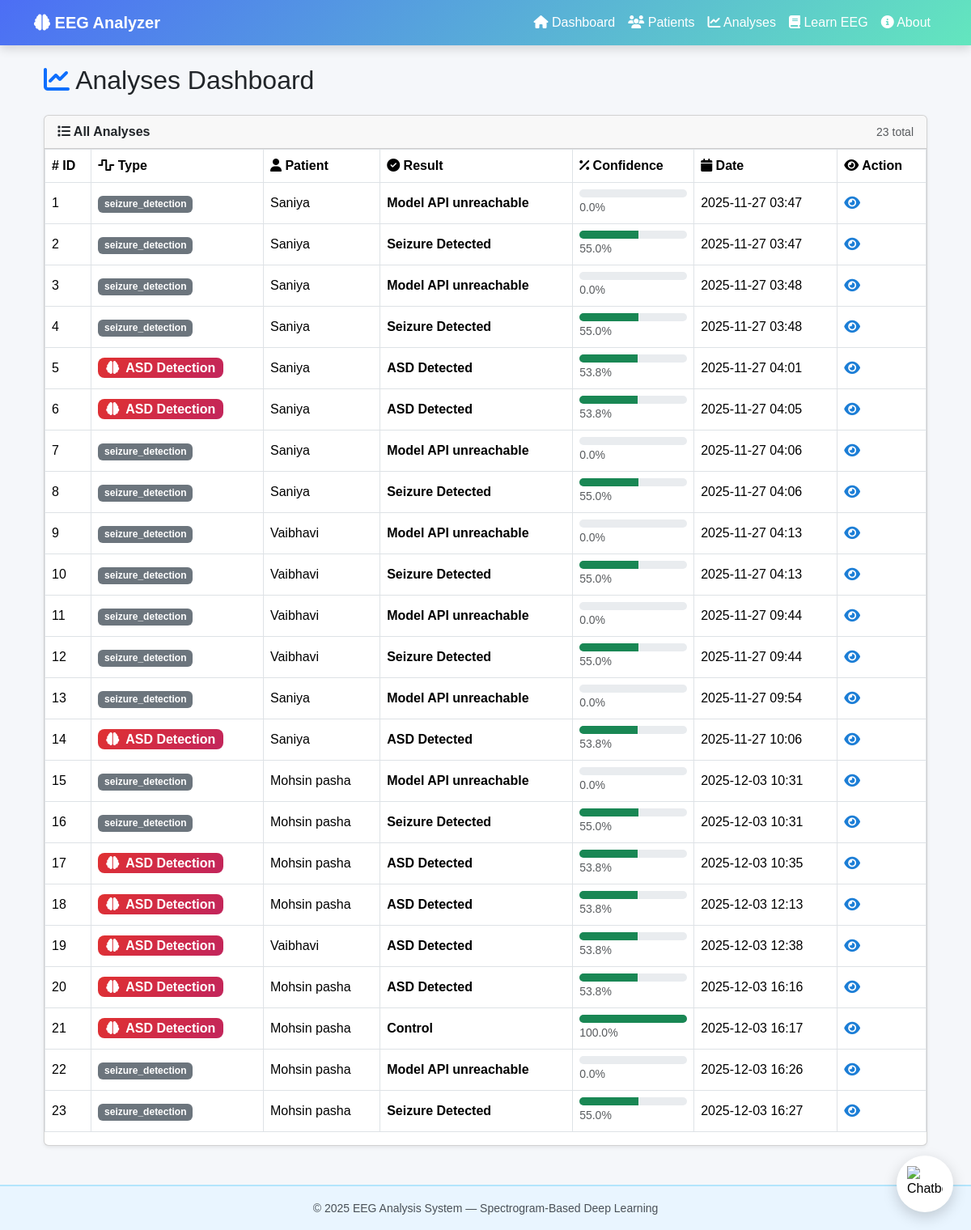
The app's page /analyses with its own data.
### app.py (models this page shows)
class Analysis(db.Model):
    id = db.Column(db.Integer, primary_key=True)
    eeg_record_id = db.Column(db.Integer, db.ForeignKey('eeg_record.id'), nullable=False)
    analysis_type = db.Column(db.String(100), nullable=False)
    result = db.Column(db.String(200), nullable=False)
    confidence = db.Column(db.Float, nullable=False)
    details = db.Column(db.Text)
    spectrogram_path = db.Column(db.String(300))
    histogram_path = db.Column(db.String(300))
    created_at = db.Column(db.DateTime, default=datetime.utcnow)

class Patient(db.Model):
    id = db.Column(db.Integer, primary_key=True)
    name = db.Column(db.String(100), nullable=False)
    age = db.Column(db.Integer, nullable=False)
    gender = db.Column(db.String(20), nullable=False)
    diagnosis = db.Column(db.String(100))
    created_at = db.Column(db.DateTime, default=datetime.utcnow)
    eeg_records = db.relationship('EEGRecord', backref='patient', lazy=True, cascade='all, delete-orphan')

### app.py (the view)
@app.route('/analyses')
def analyses():
    all_analyses = Analysis.query.all()
    return render_template('analyses.html', analyses=all_analyses)

### templates/analyses.html (shortened to what this page needs)
{% extends 'base.html' %}
{% block content %}
<div class="container mt-4">
    <h2 class="mb-4">
        <i class="fas fa-chart-line text-primary"></i> Analyses Dashboard
    </h2>
    <div class="card shadow-sm mb-4">
        <div class="card-header d-flex justify-content-between align-items-center">
            <strong><i class="fas fa-list"></i> All Analyses</strong>
            <span class="text-muted small">{{ analyses|length }} total</span>
        </div>
        <div class="table-responsive">
            <table class="table table-bordered align-middle">
                <thead>
                    <tr>
                        <th># ID</th>
                        <th><i class="fas fa-wave-square"></i> Type</th>
                        <th><i class="fas fa-user"></i> Patient</th>
                        <th><i class="fas fa-check-circle"></i> Result</th>
                        <th><i class="fas fa-percent"></i> Confidence</th>
                        <th><i class="fas fa-calendar"></i> Date</th>
                        <th><i class="fas fa-eye"></i> Action</th>
                    </tr>
                </thead>
                <tbody>
                    {% for analysis in analyses %}
                    <tr>
                        <td>{{ analysis.id }}</td>
                        <td>
                            {% if analysis.analysis_type == 'asd_detection' %}
                                <span class="badge-asd"><i class="fas fa-brain me-1"></i> ASD Detection</span>
                            {% elif analysis.analysis_type == 'stimulus_classification' %}
                                <span class="badge-stimulus"><i class="fas fa-eye me-1"></i> Stimulus Classification</span>
                            {% elif analysis.analysis_type == 'frequency_analysis' %}
                                <span class="badge-frequency"><i class="fas fa-wave-square me-1"></i> Frequency Analysis</span>
                            {% else %}
                                <span class="badge bg-secondary">{{ analysis.analysis_type }}</span>
                            {% endif %}
                        </td>
                        <td>{{ analysis.eeg_record.patient.name }}</td>
                        <td><strong>{{ analysis.result }}</strong></td>
                        <td style="width: 150px;">
                            <div class="progress">
                                <div class="progress-bar bg-success" role="progressbar"
                                    style="width: {{ analysis.confidence * 100 }}%;">
                                </div>
                            </div>
                            <span class="small text-muted">{{ (analysis.confidence * 100)|round(1) }}%</span>
                        </td>
                        <td>{{ analysis.created_at.strftime('%Y-%m-%d %H:%M') }}</td>
                        <td>
                            <a href="{{ url_for('analysis_detail', id=analysis.id) }}" class="action-btn">
                                <i class="fas fa-eye"></i>
                            </a>
                        </td>
                    </tr>
                    {% endfor %}
                </tbody>
            </table>
        </div>
    </div>
</div>
{% endblock %}

### templates/base.html (shortened to what this page needs)
<!DOCTYPE html>
<html lang="en">
<head>
  <link href="https://cdn.jsdelivr.net/npm/bootstrap@5.3.2/dist/css/bootstrap.min.css" rel="stylesheet">
  <link href="https://cdnjs.cloudflare.com/ajax/libs/font-awesome/6.5.0/css/all.min.css" rel="stylesheet">
</head>
<body>
  <nav class="navbar navbar-expand-lg navbar-dark">
    <div class="container">
      <a class="navbar-brand fw-bold" href="{{ url_for('index') }}">
        <i class="fas fa-brain"></i> EEG Analyzer
      </a>
      <div class="collapse navbar-collapse" id="navbarNav">
        <ul class="navbar-nav ms-auto">
          <li class="nav-item"><a class="nav-link" href="{{ url_for('index') }}"><i class="fas fa-home"></i> Dashboard</a></li>
          <li class="nav-item"><a class="nav-link" href="{{ url_for('patients') }}"><i class="fas fa-users"></i> Patients</a></li>
          <li class="nav-item"><a class="nav-link" href="{{ url_for('analyses') }}"><i class="fas fa-chart-line"></i> Analyses</a></li>
          <li class="nav-item">
          <a class="nav-link" href="{{ url_for('learn_eeg') }}">
          <i class="fas fa-book"></i> Learn EEG
        </a>
        </li>
          <li class="nav-item"><a class="nav-link" href="{{ url_for('about') }}"><i class="fas fa-info-circle"></i> About</a></li>
        </ul>
      </div>
    </div>
  </nav>
  <main class="container mt-4 mb-5">
    {% block content %}{% endblock %}
  </main>
  <footer>
    <small>© 2025 EEG Analysis System — Spectrogram-Based Deep Learning</small>
  </footer>
  {% include 'chatbot.html' %}
</body>
</html>

### templates/chatbot.html (shortened to what this page needs)
<div id="chatbot-wrapper">
  <button id="chatbot-toggle" class="chat-toggle-btn" title="Chat with EEG Assistant">
    <img src="https://cdn-icons-png.flaticon.com/512/4712/4712109.png" alt="Chatbot" class="chatbot-icon">
  </button>
</div>

### templates/base.html (style rules this page uses)
body { background-color: #f5f7fa; font-family: "Poppins", sans-serif; color: #212529; }
nav.navbar { background: linear-gradient(135deg, #4c6ef5, #63e6be); box-shadow: 0 4px 12px rgba(0,0,0,0.15); }
nav.navbar a.nav-link { color: white !important; font-weight: 500; transition: 0.2s; }
footer { text-align: center; padding: 15px; background: #e9f5ff; color: #495057; margin-top: 40px; border-top: 2px solid #b3e5fc; }

### templates/analyses.html (style rules this page uses)
.badge-asd { background: linear-gradient(135deg, #e03131, #c2255c); color: #fff; font-weight: 600; padding: 4px 10px; border-radius: 8px; }
.progress { height: 10px; border-radius: 10px; }
.action-btn { font-size: 1.1rem; color: #1c7ed6; }

### templates/chatbot.html (style rules this page uses)
#chatbot-wrapper { position: fixed; bottom: 22px; right: 22px; z-index: 2000; }
.chat-toggle-btn { width: 70px; height: 70px; border-radius: 50%; border: none; background: white; display: flex; align-items: center; justify-content: center; cursor: pointer; box-shadow: 0 6px 18px rgba(0,0,0,0.18); transition: transform .22s ease; animation: pulseGlow 2.2s infinite; }
.chatbot-icon { width: 44px; height: 44px; animation: floaty 3s ease-in-out infinite; }

### records on screen
Analysis: id "1", analysis_type "seizure_detection", eeg_record.patient.name "Saniya", result "Model API unreachable", (analysis.confidence*100)|round(1) "0.0", created_at "2025-11-27 03:47"
Analysis: id "2", analysis_type "seizure_detection", eeg_record.patient.name "Saniya", result "Seizure Detected", (analysis.confidence*100)|round(1) "55.0", created_at "2025-11-27 03:47"
Analysis: id "3", analysis_type "seizure_detection", eeg_record.patient.name "Saniya", result "Model API unreachable", (analysis.confidence*100)|round(1) "0.0", created_at "2025-11-27 03:48"
Analysis: id "4", analysis_type "seizure_detection", eeg_record.patient.name "Saniya", result "Seizure Detected", (analysis.confidence*100)|round(1) "55.0", created_at "2025-11-27 03:48"
Analysis: id "5", analysis_type "asd_detection" (drawn), eeg_record.patient.name "Saniya", result "ASD Detected", (analysis.confidence*100)|round(1) "53.8", created_at "2025-11-27 04:01"
Analysis: id "6", analysis_type "asd_detection" (drawn), eeg_record.patient.name "Saniya", result "ASD Detected", (analysis.confidence*100)|round(1) "53.8", created_at "2025-11-27 04:05"
Analysis: id "7", analysis_type "seizure_detection", eeg_record.patient.name "Saniya", result "Model API unreachable", (analysis.confidence*100)|round(1) "0.0", created_at "2025-11-27 04:06"
Analysis: id "8", analysis_type "seizure_detection", eeg_record.patient.name "Saniya", result "Seizure Detected", (analysis.confidence*100)|round(1) "55.0", created_at "2025-11-27 04:06"
Analysis: id "9", analysis_type "seizure_detection", eeg_record.patient.name "Vaibhavi", result "Model API unreachable", (analysis.confidence*100)|round(1) "0.0", created_at "2025-11-27 04:13"
Analysis: id "10", analysis_type "seizure_detection", eeg_record.patient.name "Vaibhavi", result "Seizure Detected", (analysis.confidence*100)|round(1) "55.0", created_at "2025-11-27 04:13"
Analysis: id "11", analysis_type "seizure_detection", eeg_record.patient.name "Vaibhavi", result "Model API unreachable", (analysis.confidence*100)|round(1) "0.0", created_at "2025-11-27 09:44"
Analysis: id "12", analysis_type "seizure_detection", eeg_record.patient.name "Vaibhavi", result "Seizure Detected", (analysis.confidence*100)|round(1) "55.0", created_at "2025-11-27 09:44"
Analysis: id "13", analysis_type "seizure_detection", eeg_record.patient.name "Saniya", result "Model API unreachable", (analysis.confidence*100)|round(1) "0.0", created_at "2025-11-27 09:54"
Analysis: id "14", analysis_type "asd_detection" (drawn), eeg_record.patient.name "Saniya", result "ASD Detected", (analysis.confidence*100)|round(1) "53.8", created_at "2025-11-27 10:06"
Analysis: id "15", analysis_type "seizure_detection", eeg_record.patient.name "Mohsin pasha", result "Model API unreachable", (analysis.confidence*100)|round(1) "0.0", created_at "2025-12-03 10:31"
Analysis: id "16", analysis_type "seizure_detection", eeg_record.patient.name "Mohsin pasha", result "Seizure Detected", (analysis.confidence*100)|round(1) "55.0", created_at "2025-12-03 10:31"
Analysis: id "17", analysis_type "asd_detection" (drawn), eeg_record.patient.name "Mohsin pasha", result "ASD Detected", (analysis.confidence*100)|round(1) "53.8", created_at "2025-12-03 10:35"
Analysis: id "18", analysis_type "asd_detection" (drawn), eeg_record.patient.name "Mohsin pasha", result "ASD Detected", (analysis.confidence*100)|round(1) "53.8", created_at "2025-12-03 12:13"
Analysis: id "19", analysis_type "asd_detection" (drawn), eeg_record.patient.name "Vaibhavi", result "ASD Detected", (analysis.confidence*100)|round(1) "53.8", created_at "2025-12-03 12:38"
Analysis: id "20", analysis_type "asd_detection" (drawn), eeg_record.patient.name "Mohsin pasha", result "ASD Detected", (analysis.confidence*100)|round(1) "53.8", created_at "2025-12-03 16:16"
Analysis: id "21", analysis_type "asd_detection" (drawn), eeg_record.patient.name "Mohsin pasha", result "Control", (analysis.confidence*100)|round(1) "100.0", created_at "2025-12-03 16:17"
Analysis: id "22", analysis_type "seizure_detection", eeg_record.patient.name "Mohsin pasha", result "Model API unreachable", (analysis.confidence*100)|round(1) "0.0", created_at "2025-12-03 16:26"
Analysis: id "23", analysis_type "seizure_detection", eeg_record.patient.name "Mohsin pasha", result "Seizure Detected", (analysis.confidence*100)|round(1) "55.0", created_at "2025-12-03 16:27"

### other values on screen
{{ analyses|length }} "23"
